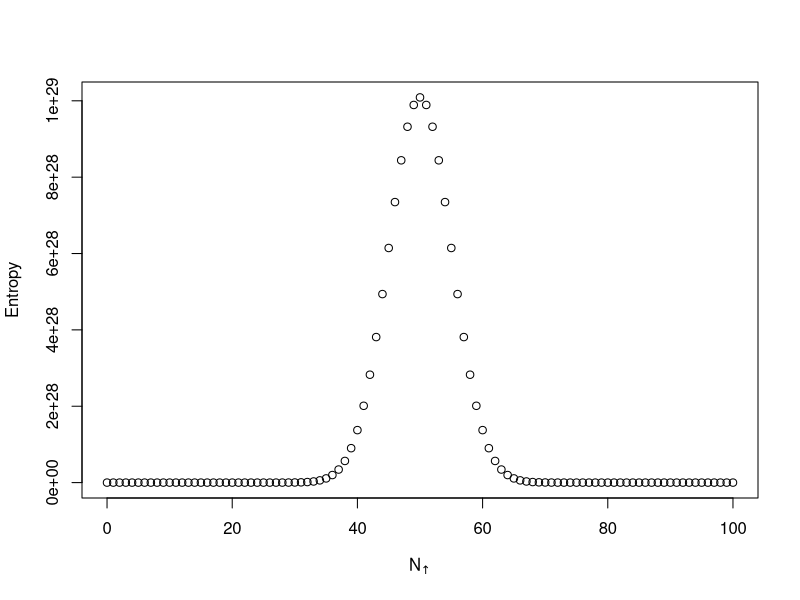

Reproduce this figure in R.
## ---- chunk 1
knitr::opts_chunk$set(echo = FALSE)
## ---- chunk 2
N <- 100
kb <- 1.38064852e-23
ups <- c(0:N)
multiplicity <- choose(N, ups)
entropy <- kb * log(multiplicity)
plot(ups, multiplicity, xlab = expression(N[symbol("\255")]), ylab = "Entropy")
